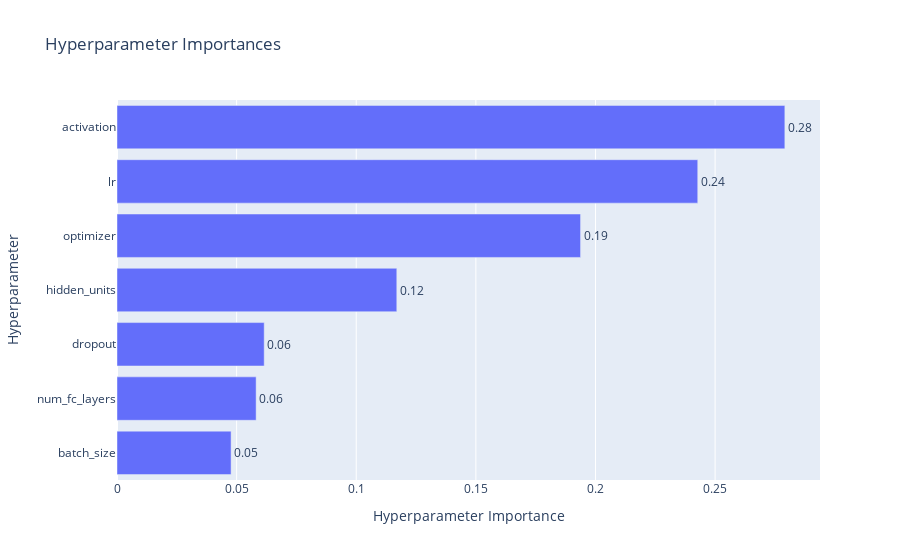

The notebook cell this image was saved under:
### Code cell
optuna.visualization.plot_param_importances(study).show()

### Figure 1 — Plotly figure (JSON) as saved in the notebook; plotly's stock layout.template omitted (floating-point values rounded to 4 significant figures)
{"data": [{"cliponaxis": false, "hovertemplate": ["batch_size (CategoricalDistribution): 0.047688524003180285<extra></extra>", "num_fc_layers (CategoricalDistribution): 0.058156735622913916<extra></extra>", "dropout (FloatDistribution): 0.06153034694945835<extra></extra>", "hidden_units (CategoricalDistribution): 0.11695367740139873<extra></extra>", "optimizer (CategoricalDistribution): 0.1937663154060699<extra></extra>", "lr (FloatDistribution): 0.24274850449067747<extra></extra>", "activation (CategoricalDistribution): 0.27915589612630126<extra></extra>"], "name": "Objective Value", "orientation": "h", "text": ["0.05", "0.06", "0.06", "0.12", "0.19", "0.24", "0.28"], "textposition": "outside", "type": "bar", "x": [0.04769, 0.05816, 0.06153, 0.117, 0.1938, 0.2427, 0.2792], "y": ["batch_size", "num_fc_layers", "dropout", "hidden_units", "optimizer", "lr", "activation"]}], "layout": {"title": {"text": "Hyperparameter Importances"}, "xaxis": {"title": {"text": "Hyperparameter Importance"}}, "yaxis": {"title": {"text": "Hyperparameter"}}}}
